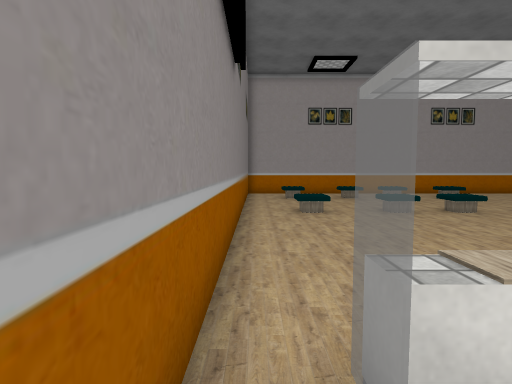
view 1 (above)

17 first-person views from a walk through a Unity game level. The camera is 1.4 m above the floor, tilts 4° down and sees 80° across. Doors are open. The floor is counted in squares, 1 m on a side. Each view is taken from the middle of a square. On the plan, view 1 faces up. The plan holds only what a view shows up to about 14 squares ahead; the rest is blank. The place goes on beyond the plan. Some animated figures are left out. Some surface patterns are stand-ins.

view 2
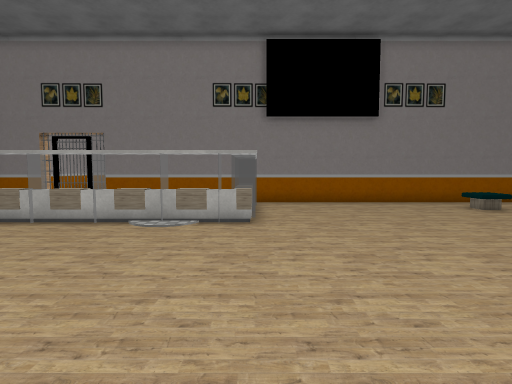

view 3
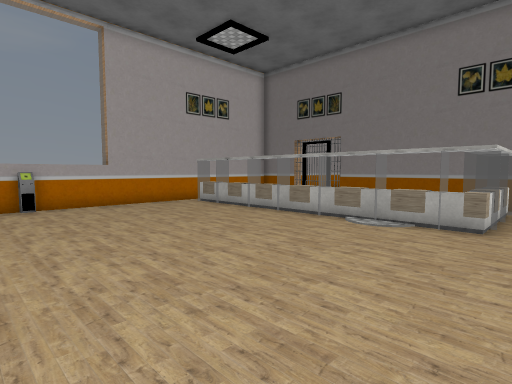

view 4
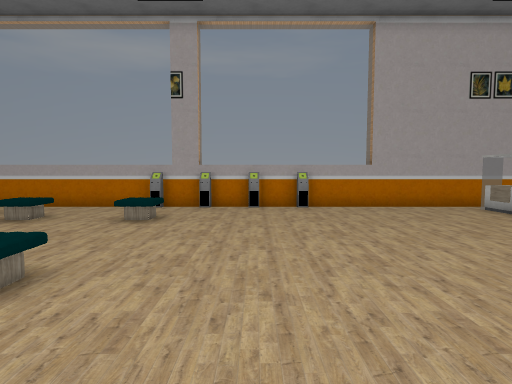

view 5
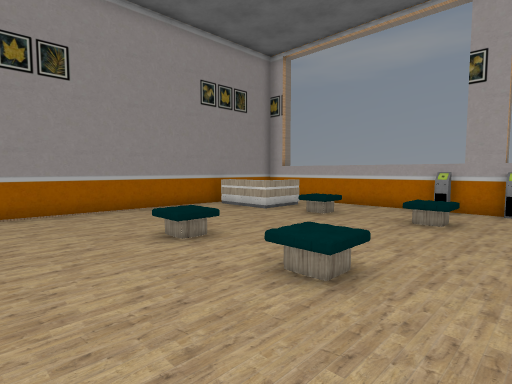

view 6
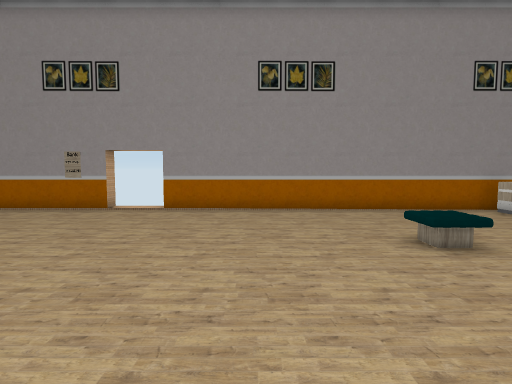

view 7
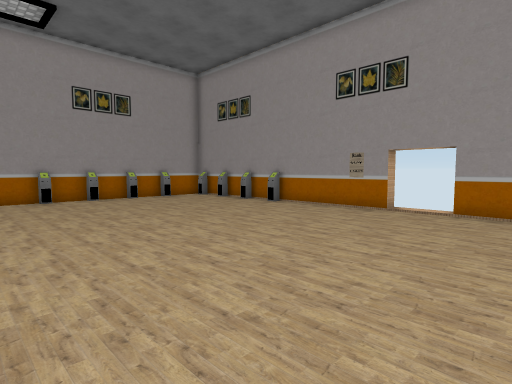

view 8
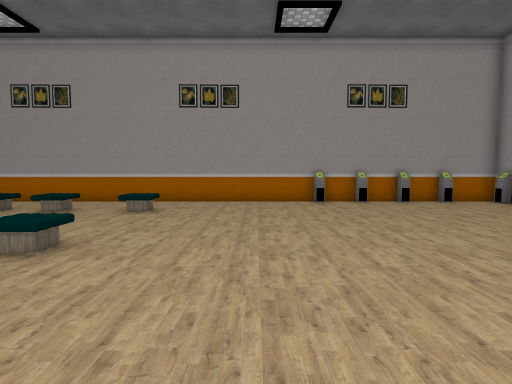

view 9
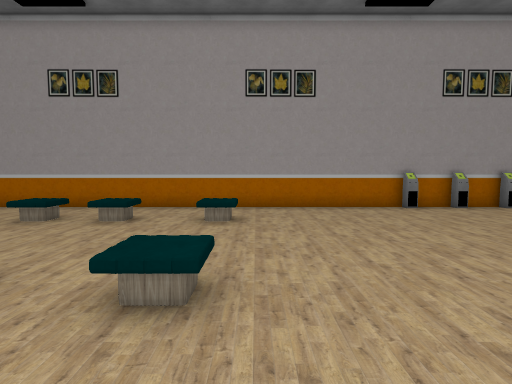

view 10
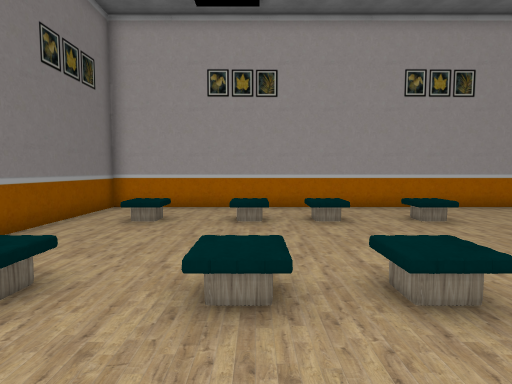

view 11
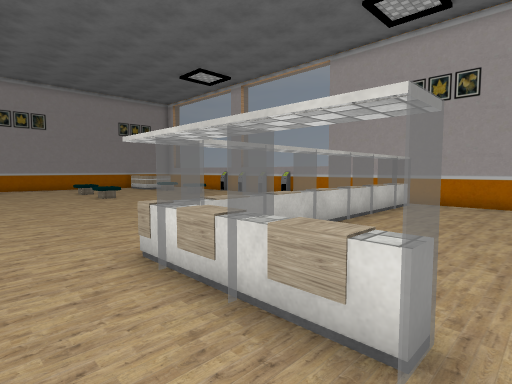

view 12
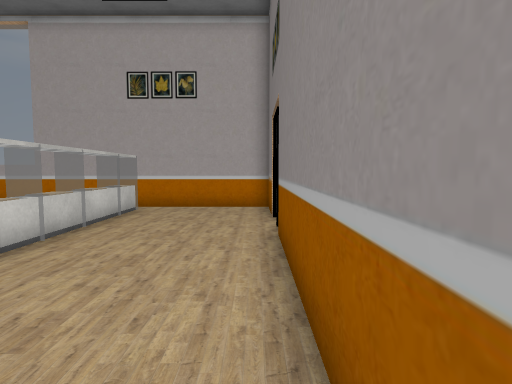

view 13
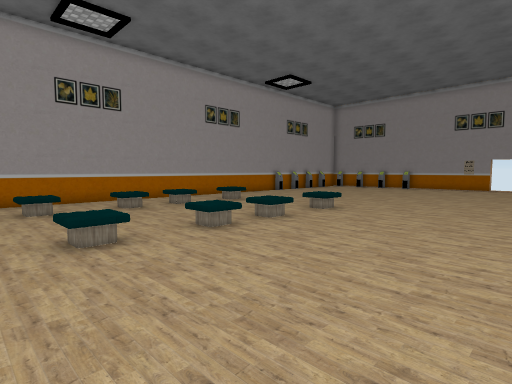

view 14
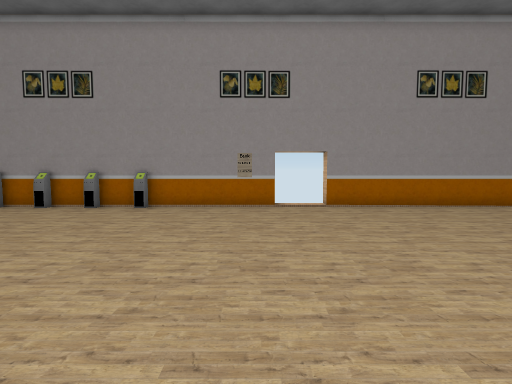

view 15
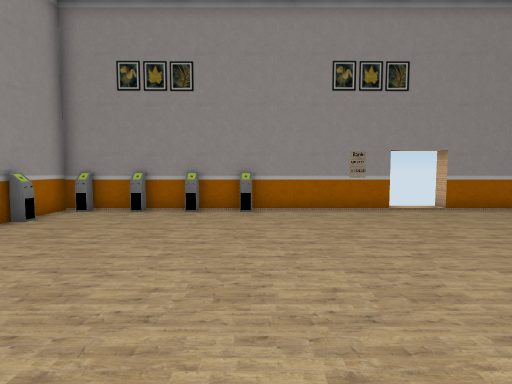

view 16
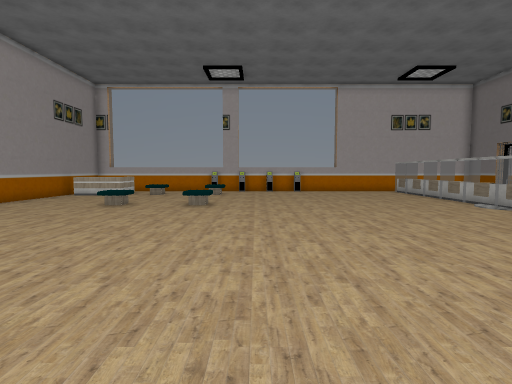

view 17
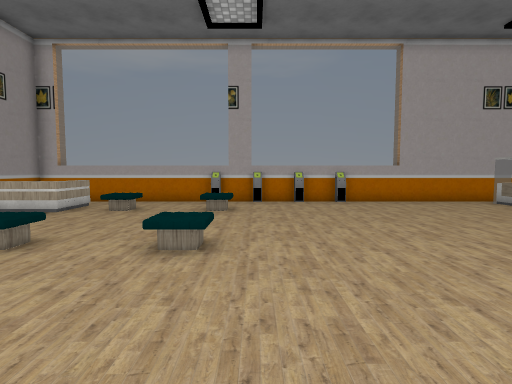

### Floor plan
Key: @ floor where view 1 was taken; # wall or solid block; x gap in a wall; . floor; D open door; = window, fence, low wall or low ledge; ^ raised ledge; O other object.
Columns run from 1 left of view 1 to 25 right of it. Each row starts with its distance up from view 1.
 19 ###########################
 18 #.....................##.##
 17 #.........................#
 16 #..^..^.^..^..............#
 15 O..^..^.^..^..............#
 14 O.........................#
 13 O.........................#
 12 #.........................#
 11 #..^..^.^..^..............#
 10 #..^..^.^..^..............#
  9 #.........................#
  8 #.........................#
  7 #.........................D
  6 #.........................D
  5 #.........................#
  4 #.........................#
  3 #.........................#
  2 #.====#...................#
  1 #.===#=...................#
  0 #@...==...................#
 -1 #....==..........^...^....#
 -2 #....==..........^^..^....#
 -3 #....==...................#
 -4 #....==.................  #
 -5 x....==...................#
 -6 #....==................^^^#
 -7 x....==..........^^.^^.=. #
 -8 #....==................=  #
 -9 #....##.................  #
-10 ###########################

Positions as (right, up) in squares from view 1, and headings:
1: (0, 0), facing up
2: (13, 2), facing left
3: (13, 3), facing down-left
4: (13, 2), facing down
5: (14, 2), facing down-right
6: (14, 2), facing right
7: (14, 3), facing up-right
8: (14, 5), facing up
9: (11, 7), facing up
10: (5, 7), facing up
11: (0, 4), facing down-right
12: (0, 2), facing down
13: (0, 4), facing up-right
14: (13, 8), facing right
15: (14, 12), facing right
16: (14, 11), facing down
17: (15, 4), facing down
